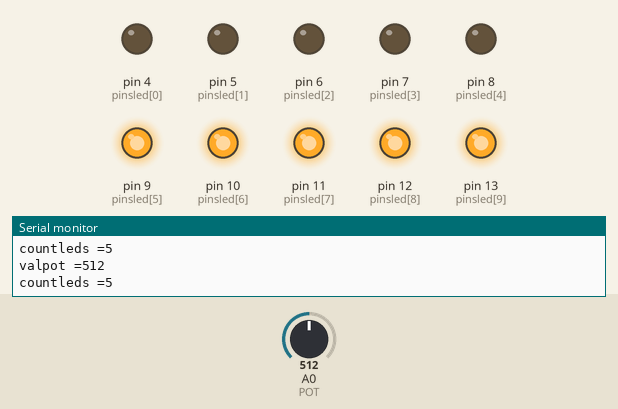
This sketch was run on a simulated Arduino Uno, built with avr-gcc and run on an emulated ATmega328P. Parts: output pins drawn as LEDs (lit = HIGH), the last lines printed to the serial monitor. Inputs (shaded band) come from the test bench; at power-on: A0 (POT) = 512.

Above: at 1.2 s.
1.3 s: A0 (POT) set to 495
At 2.5 s:
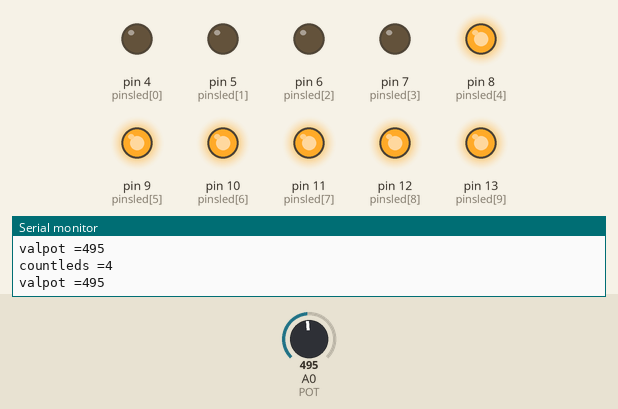
2.8 s: A0 (POT) set to 418
5.8 s: A0 (POT) set to 402
At 6.9 s:
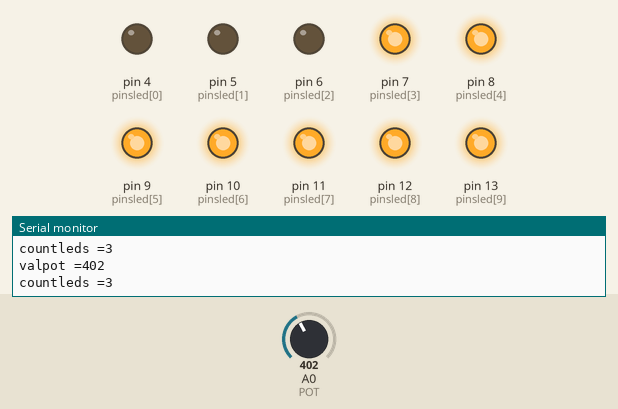
7.3 s: A0 (POT) set to 11
At 8.5 s:
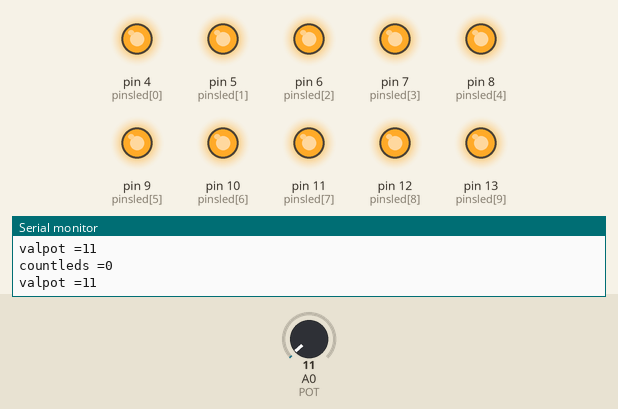
8.8 s: A0 (POT) set to 8
11.8 s: A0 (POT) set to 122
At 12.2 s:
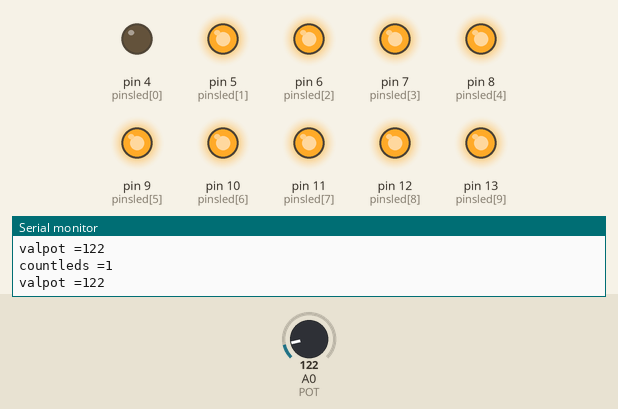
Timing chart, 0 to 14.3 s (numbered marks = the images above; inputs shaded):
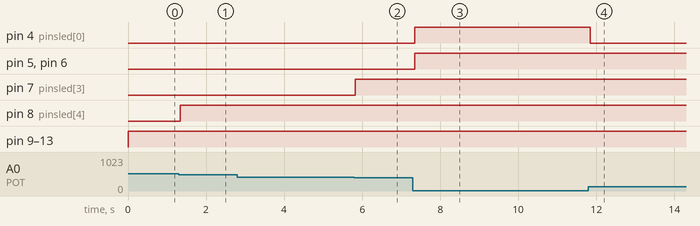

Measured:
- the behaviour switches between 512 and 511 on A0 (POT) (found by bisection; images 0 and 1)
- the behaviour switches between 410 and 409 on A0 (POT) (found by bisection; images 1 and 2)
- after the input at 1.3 s, pin 8 (pinsled[4]): LOW → HIGH at once
- after the input at 5.8 s, pin 7 (pinsled[3]): LOW → HIGH at once
- after the input at 7.3 s, pin 4 (pinsled[0]), pin 5 (pinsled[1]), pin 6 (pinsled[2]): LOW → HIGH after 0.05 s
- after the input at 11.8 s, pin 4 (pinsled[0]): HIGH → LOW after 0.05 s

The sketch:

exp_14_01.ino
```cpp
// Лаборатория электроники и программирования
// Эксперимент 14
// Регулятор показаний светодиодной шкалы
//

// Аналоговый вход A0 для подключения потенциометра
const int POT=0;
// переменная для хранения значения потенциометра
int valpot = 0;
// список контактов подключения светодиодной шкалы
const int pinsled[10]={4,5,6,7,8,9,10,11,12,13};
// переменная для хранения значения шкалы
int countleds = 0;

void setup() {
   // запуск последовательного порта
   Serial.begin(9600);
   for(int i=0;i<10;i++) {
      // Сконфигурировать контакты подсоединения шкалы как выходы
      pinMode(pinsled[i],OUTPUT);
      digitalWrite(pinsled[i],LOW);
   }
}

void loop() {
   // чтение данных потенциометра
   valpot = analogRead(POT);
   // масштабируем значение к интервалу 0-10
   countleds=map(valpot,0,1023,0,10);
   Serial.print("valpot =");
   Serial.println(valpot);
   Serial.print("countleds =");
   Serial.println(countleds);
   // зажигаем количество полосок на шкале, равное countled
   for(int i=0;i<10;i++) {
      if(i<countleds) // зажигаем светодиод шкалы
         {digitalWrite(pinsled[i],LOW);}
      else // гасим светодиод шкалы
         {digitalWrite(pinsled[i],HIGH);}
   }
}
```
